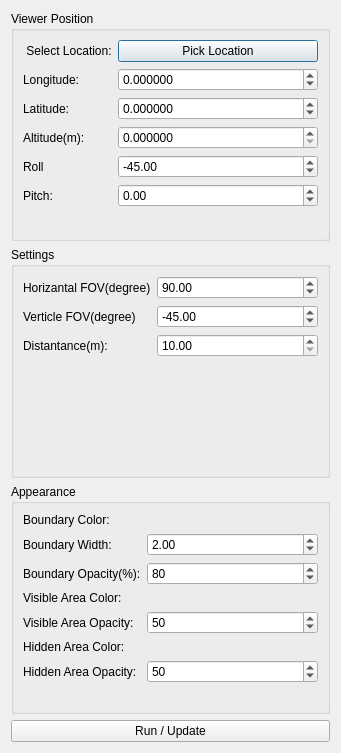
<?xml version="1.0" encoding="UTF-8"?>
<ui version="4.0">
 <class>ViewshedAreaAnalysisWidget</class>
 <widget class="QDialog" name="ViewshedAreaAnalysisWidget">
  <property name="geometry">
   <rect>
    <x>0</x>
    <y>0</y>
    <width>341</width>
    <height>753</height>
   </rect>
  </property>
  <property name="windowTitle">
   <string>Dialog</string>
  </property>
  <layout class="QVBoxLayout" name="verticalLayout">
   <item>
    <widget class="QGroupBox" name="groupBox">
     <property name="title">
      <string>Viewer Position</string>
     </property>
     <layout class="QFormLayout" name="formLayout">
      <item row="0" column="0">
       <widget class="QLabel" name="label">
        <property name="text">
         <string> Select Location:</string>
        </property>
       </widget>
      </item>
      <item row="0" column="1">
       <widget class="QPushButton" name="pb_pickLocation">
        <property name="text">
         <string>Pick Location</string>
        </property>
       </widget>
      </item>
      <item row="1" column="0">
       <widget class="QLabel" name="label_3">
        <property name="text">
         <string>Longitude:</string>
        </property>
       </widget>
      </item>
      <item row="2" column="0">
       <widget class="QLabel" name="label_2">
        <property name="text">
         <string>Latitude:</string>
        </property>
       </widget>
      </item>
      <item row="3" column="0">
       <widget class="QLabel" name="label_4">
        <property name="text">
         <string>Altitude(m):</string>
        </property>
       </widget>
      </item>
      <item row="4" column="0">
       <widget class="QLabel" name="label_6">
        <property name="text">
         <string>Roll</string>
        </property>
       </widget>
      </item>
      <item row="5" column="0">
       <widget class="QLabel" name="label_5">
        <property name="text">
         <string>Pitch:</string>
        </property>
       </widget>
      </item>
      <item row="1" column="1">
       <widget class="QDoubleSpinBox" name="sb_longitude">
        <property name="decimals">
         <number>6</number>
        </property>
        <property name="minimum">
         <double>-180.000000000000000</double>
        </property>
        <property name="maximum">
         <double>180.000000000000000</double>
        </property>
        <property name="singleStep">
         <double>0.001000000000000</double>
        </property>
       </widget>
      </item>
      <item row="2" column="1">
       <widget class="QDoubleSpinBox" name="sb_latitude">
        <property name="decimals">
         <number>6</number>
        </property>
        <property name="minimum">
         <double>-180.000000000000000</double>
        </property>
        <property name="maximum">
         <double>180.000000000000000</double>
        </property>
        <property name="singleStep">
         <double>0.001000000000000</double>
        </property>
       </widget>
      </item>
      <item row="3" column="1">
       <widget class="QDoubleSpinBox" name="sb_altitude">
        <property name="decimals">
         <number>6</number>
        </property>
        <property name="minimum">
         <double>0.000000000000000</double>
        </property>
        <property name="maximum">
         <double>99999999999999997748809823456034029568.000000000000000</double>
        </property>
        <property name="singleStep">
         <double>50.000000000000000</double>
        </property>
       </widget>
      </item>
      <item row="4" column="1">
       <widget class="QDoubleSpinBox" name="sb_roll">
        <property name="minimum">
         <double>-180.000000000000000</double>
        </property>
        <property name="maximum">
         <double>180.000000000000000</double>
        </property>
        <property name="value">
         <double>-45.000000000000000</double>
        </property>
       </widget>
      </item>
      <item row="5" column="1">
       <widget class="QDoubleSpinBox" name="sb_pitch">
        <property name="minimum">
         <double>-180.000000000000000</double>
        </property>
        <property name="maximum">
         <double>180.000000000000000</double>
        </property>
       </widget>
      </item>
     </layout>
    </widget>
   </item>
   <item>
    <widget class="QGroupBox" name="groupBox_4">
     <property name="title">
      <string>Settings</string>
     </property>
     <layout class="QFormLayout" name="formLayout_4">
      <item row="0" column="0">
       <widget class="QLabel" name="label_7">
        <property name="text">
         <string>Horizantal FOV(degree)</string>
        </property>
       </widget>
      </item>
      <item row="0" column="1">
       <widget class="QDoubleSpinBox" name="sb_horizantalAngle">
        <property name="minimum">
         <double>-180.000000000000000</double>
        </property>
        <property name="maximum">
         <double>180.000000000000000</double>
        </property>
        <property name="value">
         <double>90.000000000000000</double>
        </property>
       </widget>
      </item>
      <item row="1" column="0">
       <widget class="QLabel" name="label_8">
        <property name="text">
         <string>Verticle FOV(degree)</string>
        </property>
       </widget>
      </item>
      <item row="1" column="1">
       <widget class="QDoubleSpinBox" name="sb_verticleAngle">
        <property name="minimum">
         <double>-180.000000000000000</double>
        </property>
        <property name="maximum">
         <double>180.000000000000000</double>
        </property>
        <property name="value">
         <double>-45.000000000000000</double>
        </property>
       </widget>
      </item>
      <item row="2" column="0">
       <widget class="QLabel" name="label_9">
        <property name="text">
         <string>Distantance(m):</string>
        </property>
       </widget>
      </item>
      <item row="2" column="1">
       <widget class="QDoubleSpinBox" name="sb_distance">
        <property name="minimum">
         <double>10.000000000000000</double>
        </property>
        <property name="maximum">
         <double>100000.000000000000000</double>
        </property>
        <property name="singleStep">
         <double>500.000000000000000</double>
        </property>
       </widget>
      </item>
     </layout>
    </widget>
   </item>
   <item>
    <widget class="QGroupBox" name="groupBox_3">
     <property name="title">
      <string>Appearance</string>
     </property>
     <layout class="QFormLayout" name="formLayout_3">
      <item row="0" column="0">
       <widget class="QLabel" name="label_10">
        <property name="text">
         <string>Boundary Color:</string>
        </property>
       </widget>
      </item>
      <item row="1" column="0">
       <widget class="QLabel" name="label_11">
        <property name="text">
         <string>Boundary Width:</string>
        </property>
       </widget>
      </item>
      <item row="2" column="0">
       <widget class="QLabel" name="label_12">
        <property name="text">
         <string>Boundary Opacity(%):</string>
        </property>
       </widget>
      </item>
      <item row="3" column="0">
       <widget class="QLabel" name="label_13">
        <property name="text">
         <string>Visible Area Color:</string>
        </property>
       </widget>
      </item>
      <item row="4" column="0">
       <widget class="QLabel" name="label_14">
        <property name="text">
         <string>Visible Area Opacity:</string>
        </property>
       </widget>
      </item>
      <item row="5" column="0">
       <widget class="QLabel" name="label_15">
        <property name="text">
         <string>Hidden Area Color:</string>
        </property>
       </widget>
      </item>
      <item row="6" column="0">
       <widget class="QLabel" name="label_17">
        <property name="text">
         <string>Hidden Area Opacity:</string>
        </property>
       </widget>
      </item>
      <item row="3" column="1">
       <layout class="QVBoxLayout" name="vl_visibleAreaColor">
        <property name="spacing">
         <number>0</number>
        </property>
       </layout>
      </item>
      <item row="5" column="1">
       <layout class="QVBoxLayout" name="vl_hiddenAreaColor">
        <property name="spacing">
         <number>0</number>
        </property>
       </layout>
      </item>
      <item row="0" column="1">
       <layout class="QVBoxLayout" name="vl_boundaryColor">
        <property name="spacing">
         <number>0</number>
        </property>
       </layout>
      </item>
      <item row="1" column="1">
       <widget class="QDoubleSpinBox" name="sb_boundaryLineWidth">
        <property name="minimum">
         <double>1.000000000000000</double>
        </property>
        <property name="maximum">
         <double>10.000000000000000</double>
        </property>
        <property name="singleStep">
         <double>0.500000000000000</double>
        </property>
        <property name="value">
         <double>2.000000000000000</double>
        </property>
       </widget>
      </item>
      <item row="2" column="1">
       <widget class="QSpinBox" name="sb_boundarylineOpacity">
        <property name="minimum">
         <number>10</number>
        </property>
        <property name="maximum">
         <number>100</number>
        </property>
        <property name="value">
         <number>80</number>
        </property>
       </widget>
      </item>
      <item row="4" column="1">
       <widget class="QSpinBox" name="sb_visibleAreaOpacity">
        <property name="minimum">
         <number>10</number>
        </property>
        <property name="maximum">
         <number>100</number>
        </property>
        <property name="value">
         <number>50</number>
        </property>
       </widget>
      </item>
      <item row="6" column="1">
       <widget class="QSpinBox" name="sb_hiddenAreaOpacity">
        <property name="minimum">
         <number>10</number>
        </property>
        <property name="maximum">
         <number>100</number>
        </property>
        <property name="value">
         <number>50</number>
        </property>
       </widget>
      </item>
     </layout>
    </widget>
   </item>
   <item>
    <widget class="QPushButton" name="pb_runORupdate">
     <property name="text">
      <string>Run / Update</string>
     </property>
    </widget>
   </item>
  </layout>
 </widget>
 <resources/>
 <connections/>
</ui>
